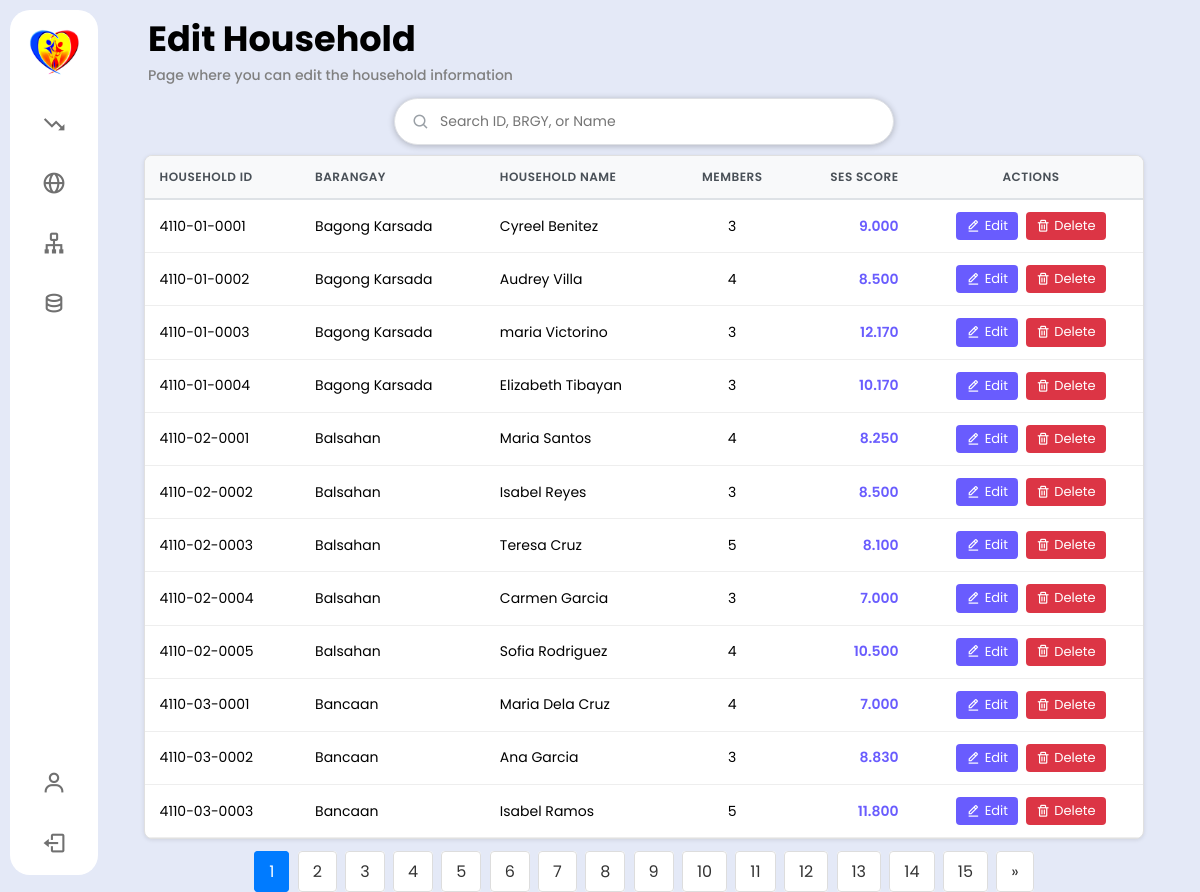
The page /php/editHousehold.php (signed in) on the database its author committed.
### tables this page shows
CREATE TABLE `household` (
  `householdID` varchar(20) NOT NULL,
  `barangayID` varchar(20) NOT NULL,
  `barangayName` varchar(255) NOT NULL,
  `householdname` varchar(255) NOT NULL,
  `totalMembers` int(11) DEFAULT 0,
  `sesScore` decimal(10,2) DEFAULT NULL
);

### php/editHousehold.php (the view, shortened to what this page needs)
<?php
require_once __DIR__ . '/config.php';
$search = isset($_GET['search']) ? trim($_GET['search']) : '';
$households = [];
$params = [];
$types = "";
$page = isset($_GET['page']) && is_numeric($_GET['page']) ? max(1, (int)$_GET['page']) : 1;
$recordsPerPage = 12;
$offset = ($page - 1) * $recordsPerPage;
if (!$conn) {
    $fetchError = "Database connection is not available. Check config.php.";
    error_log("editHousehold.php: \$conn object not found after including config.php.");
} else {
    $queryBase = "FROM household h";
    $countQuery = "SELECT COUNT(*) AS total " . $queryBase;
    $countStmt = $conn->prepare($countQuery);
    $countStmt->execute();
    $countResult = $countStmt->get_result();
    $totalRows = $countResult->fetch_assoc()['total'] ?? 0;
    $totalPages = ceil($totalRows / $recordsPerPage);
    $query = "SELECT
                h.householdID,
                h.barangayName,
                h.householdname,
                h.totalMembers,
                h.sesScore
              " . $queryBase . " ORDER BY h.householdID ASC LIMIT ? OFFSET ?";
    $params[] = $recordsPerPage;
    $params[] = $offset;
    $types .= "ii";
    try {
        $stmt = $conn->prepare($query);
        $stmt->bind_param($types, ...$params);
        $stmt->execute();
        $result = $stmt->get_result();
        if ($result) {
            $households = $result->fetch_all(MYSQLI_ASSOC);
        } else {
            throw new Exception("Failed to fetch household results: " . $stmt->error);
        }
    } catch (Exception $e) {
        error_log("Error fetching households in editHousehold.php: " . $e->getMessage());
        $fetchError = "Could not load household list due to a database error.";
    }
}
?>
<!DOCTYPE html>
<html lang="en">
<head>
    <link rel="stylesheet" href="../css/editHousehold.css">
    <link href='https://unpkg.com/boxicons@2.1.1/css/boxicons.min.css' rel='stylesheet'>
</head>
<body>
    <?php include 'navbar.php'; ?>
    <section class="home">
        <div class="text">
            <h3>Edit Household</h3>
            <span class="profession">Page where you can edit the household information</span>
        </div>
        <div class="main-content-area">
            <div class="search-wrapper">
                <form method="GET" action="" class="search-form">
                    <div class="search-container">
                        <i class='bx bx-search'></i>
                        <input type="text" name="search" placeholder="Search ID, BRGY, or Name"
                            value="<?php echo htmlspecialchars($search); ?>" class="search-input">
                    </div>
                </form>
            </div>
            <div class="table-wrapper animate-table" id="tableWrapper">
                <div class="table-container">
                    <table class="content-table">
                        <thead>
                            <tr>
                                <th>HOUSEHOLD ID</th>
                                <th>BARANGAY</th>
                                <th>HOUSEHOLD NAME</th>
                                <th>MEMBERS</th>
                                <th>SES SCORE</th>
                                <th>ACTIONS</th>
                            </tr>
                        </thead>
                        <tbody>
                            <?php if (!empty($households)): ?>
                                <?php foreach ($households as $row): ?>
                                    <tr>
                                        <td><?php echo htmlspecialchars($row['householdID']); ?></td>
                                        <td><?php echo htmlspecialchars($row['barangayName']); ?></td>
                                        <td><?php echo htmlspecialchars($row['householdname']); ?></td>
                                        <td><?php echo htmlspecialchars($row['totalMembers']); ?></td>
                                        <td class="ses-score"><?php echo ($row['sesScore'] !== null) ? number_format((float)$row['sesScore'], 3) : 'N/A'; ?></td>
                                        <td>
                                            <div class="action-buttons">
                                                <button type="button" class="btn btn-edit" data-household-id="<?php echo htmlspecialchars($row['householdID']); ?>" title="Edit Household">
                                                    <i class='bx bx-edit-alt'></i> Edit
                                                </button>
                                                <button type="button" class="btn btn-delete"
                                                    onclick="confirmDelete('<?php echo htmlspecialchars($row['householdID']); ?>', '<?php echo htmlspecialchars(addslashes($row['householdname'])); ?>')"
                                                    title="Delete Household">
                                                    <i class='bx bx-trash'></i> Delete
                                                </button>
                                            </div>
                                        </td>
                                    </tr>
                                <?php endforeach; ?>
                            <?php endif; ?>
                        </tbody>
                    </table>
                </div>
            </div>
            <?php if ($totalPages > 1): ?>
                <div class="pagination">
                    <?php for ($i = 1; $i <= $totalPages; $i++): ?>
                        <a href="?search=<?php echo urlencode($search); ?>&page=<?php echo $i; ?>" class="<?php echo $i == $page ? 'active' : ''; ?>"><?php echo $i; ?></a>
                    <?php endfor; ?>
                    <?php if ($page < $totalPages): ?>
                        <a href="?search=<?php echo urlencode($search); ?>&page=<?php echo $page + 1; ?>">&raquo;</a>
                    <?php endif; ?>
                </div>
            <?php endif; ?>
        </div>
    </section>
</body>
</html>

### css/editHousehold.css (style rules this page uses)
.main-content-area { margin-left: 5%; width: 90%; }
.profession { font-size: 14px; display: block; color: gray; }
.search-wrapper { display: flex; justify-content: center; margin-bottom: 10px; }
form.search-form { width: 60%; max-width: 500px; }
.search-container { position: relative; width: 100%; }
.search-container input.search-input { width: 100%; padding: 12px 20px 12px 45px; border: 1px solid #dfe1e5; border-radius: 24px; font-size: 14px; outline: none; transition: all 0.2s ease-in-out; box-shadow: 0 1px 6px rgba(32, 33, 36, .28); }
.search-container i.bx-search { position: absolute; left: 18px; top: 50%; transform: translateY(-50%); color: #9aa0a6; font-size: 18px; }
.table-wrapper { width: 100%; background: white; border-radius: 8px; box-shadow: 0 1px 4px rgba(0, 0, 0, 0.1); overflow: hidden; border: 1px solid #e0e0e0; }
.table-container { width: 100%; }
table.content-table { width: 100%; border-collapse: collapse; }
.content-table th, .content-table td { padding: 12px 15px; text-align: left; border-bottom: 1px solid #eee; font-size: 14px; vertical-align: middle; white-space: nowrap; }
.content-table th { background-color: #f8f9fa; color: #495057; font-weight: 600; text-transform: uppercase; font-size: 12px; letter-spacing: 0.5px; border-bottom-width: 2px; border-color: #dee2e6; }
.content-table th:nth-child(4), .content-table td:nth-child(4) { text-align: center; }
.content-table th:nth-child(5), .content-table td:nth-child(5) { text-align: right; padding-right: 20px; }
.content-table th:last-child, .content-table td:last-child { text-align: center; }
.action-buttons { display: flex; flex-direction: row; justify-content: center; align-items: center; gap: 8px; }
.btn { padding: 5px 10px; border-radius: 4px; font-size: 13px; cursor: pointer; transition: background-color 0.2s ease; border: none; display: inline-flex; align-items: center; gap: 4px; text-decoration: none; line-height: 1.4; }
.btn i { font-size: 1.1em; }
.btn.btn-edit { background-color: #695CFE; color: white; }
.btn.btn-delete { background-color: #dc3545; color: white; }
.ses-score { font-weight: 600; color: #695CFE; }
.pagination { margin-top: 20px; text-align: center; }
.pagination a { background: white; color: #333; padding: 8px 14px; margin: 0 2px; text-decoration: none; border: 1px solid #ddd; border-radius: 4px; transition: background-color 0.3s ease; }
.pagination a.active { background-color: #007bff; color: white; border: 1px solid #007bff; }
.table-wrapper.animate-table { animation: fadeInTable .1s ease-in-out; }

### css/navbar.css (style rules this page uses)
* { margin: 0; padding: 0; box-sizing: border-box; font-family: 'Poppins', sans-serif; }
:root { --body-color: #E4E9F7; --sidebar-color: #FFF; --primary-color: #695CFE; --primary-color-light: #F6F5FF; --toggle-color: #DDD; --text-color: #707070; --tran-03: all 0.2s ease; --tran-04: all 0.3s ease; --tran-05: all 0.3s ease; }
body { min-height: 100vh; background-color: var(--body-color); transition: var(--tran-05); }
a { text-decoration: none; }
.home { position: absolute; top: 0; left: 88px; height: 100vh; width: calc(100% - 88px); background-color: var(--body-color); transition: var(--tran-05); }
.home .text { font-size: 30px; font-weight: 500; color: black; padding: 12px 60px; }

### rows shown on the page
household: householdID "4110-01-0001", barangayName "Bagong Karsada", householdname "Cyreel Benitez", totalMembers "3", sesScore "9.000"
household: householdID "4110-01-0002", barangayName "Bagong Karsada", householdname "Audrey Villa", totalMembers "4", sesScore "8.500"
household: householdID "4110-01-0003", barangayName "Bagong Karsada", householdname "maria Victorino", totalMembers "3", sesScore "12.170"
household: householdID "4110-01-0004", barangayName "Bagong Karsada", householdname "Elizabeth Tibayan", totalMembers "3", sesScore "10.170"
household: householdID "4110-02-0001", barangayName "Balsahan", householdname "Maria Santos", totalMembers "4", sesScore "8.250"
household: householdID "4110-02-0002", barangayName "Balsahan", householdname "Isabel Reyes", totalMembers "3", sesScore "8.500"
household: householdID "4110-02-0003", barangayName "Balsahan", householdname "Teresa Cruz", totalMembers "5", sesScore "8.100"
household: householdID "4110-02-0004", barangayName "Balsahan", householdname "Carmen Garcia", totalMembers "3", sesScore "7.000"
household: householdID "4110-02-0005", barangayName "Balsahan", householdname "Sofia Rodriguez", totalMembers "4", sesScore "10.500"
household: householdID "4110-03-0001", barangayName "Bancaan", householdname "Maria Dela Cruz", totalMembers "4", sesScore "7.000"
household: householdID "4110-03-0002", barangayName "Bancaan", householdname "Ana Garcia", totalMembers "3", sesScore "8.830"
household: householdID "4110-03-0003", barangayName "Bancaan", householdname "Isabel Ramos", totalMembers "5", sesScore "11.800"
